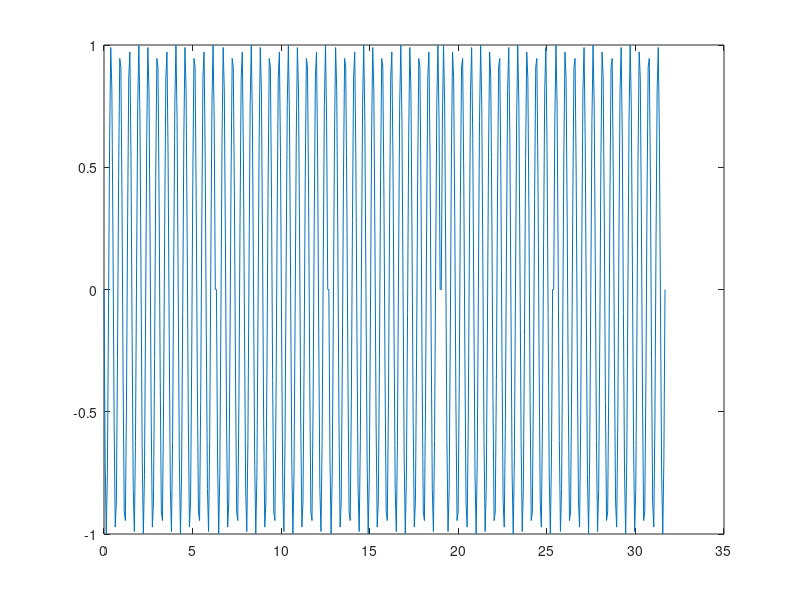

This figure's MATLAB source:
freq = 12;
rate = 100;
bits = [ -1 -1 -1 1 1 ];
t = [0:2*pi/(rate-1):2*pi];
T = [0:2*pi/(rate-1):length(bits)*2*pi+2*pi/(rate-1)*(length(bits)-1)];
bpsk = [];
carrier = sin(freq*t);

for n = 1:length(bits)
    bpsk = [bpsk bits(n)*carrier];
end

plot(T, bpsk)